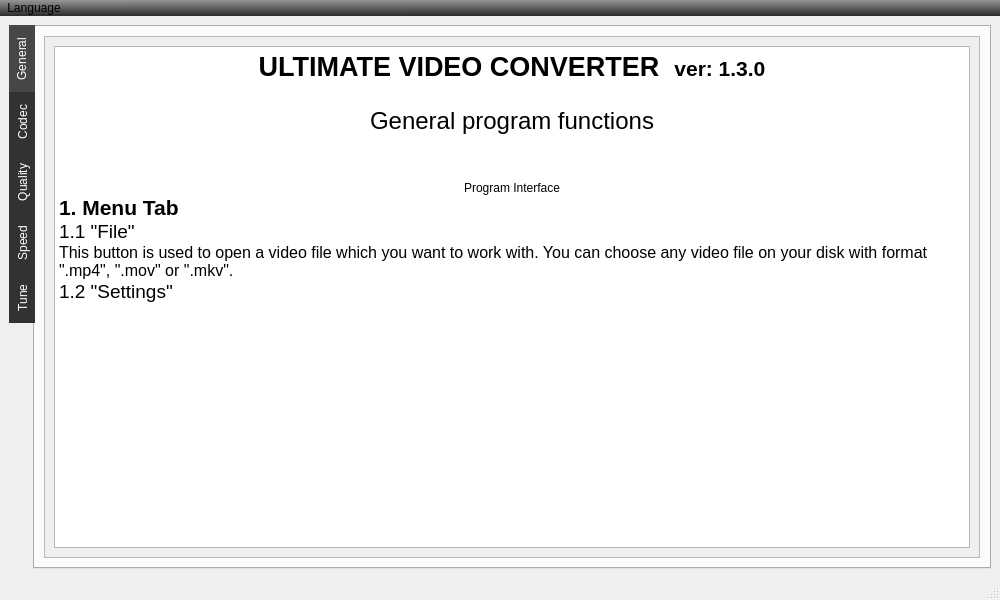
<?xml version="1.0" encoding="UTF-8"?>
<ui version="4.0">
 <class>MainWindow</class>
 <widget class="QMainWindow" name="MainWindow">
  <property name="geometry">
   <rect>
    <x>0</x>
    <y>0</y>
    <width>1000</width>
    <height>600</height>
   </rect>
  </property>
  <property name="windowTitle">
   <string>MainWindow</string>
  </property>
  <property name="styleSheet">
   <string notr="true">color: rgb(255, 255, 255);
background-color: rgb(42, 42, 42);
QMenuBar {
    background-color: qlineargradient(x1:0, y1:0, x2:0, y2:1,
                                      stop:0 lightgray, stop:1 darkgray);
    spacing: 3px; /* spacing between menu bar items */
}
</string>
  </property>
  <property name="locale">
   <locale language="English" country="UnitedStates"/>
  </property>
  <widget class="QWidget" name="centralwidget">
   <layout class="QHBoxLayout" name="horizontalLayout_6">
    <item>
     <widget class="QTabWidget" name="tabWidget">
      <property name="sizePolicy">
       <sizepolicy hsizetype="Expanding" vsizetype="Expanding">
        <horstretch>0</horstretch>
        <verstretch>0</verstretch>
       </sizepolicy>
      </property>
      <property name="styleSheet">
       <string notr="true">QTabBar::tab{
color: rgb(255, 255, 255);
background-color: rgb(50, 50, 50);
}
QTabBar::tab:selected{
color: rgb(255, 255, 255);
background-color: rgb(70, 70, 70);
}</string>
      </property>
      <property name="tabPosition">
       <enum>QTabWidget::West</enum>
      </property>
      <property name="tabShape">
       <enum>QTabWidget::Rounded</enum>
      </property>
      <property name="currentIndex">
       <number>0</number>
      </property>
      <property name="elideMode">
       <enum>Qt::ElideNone</enum>
      </property>
      <property name="documentMode">
       <bool>false</bool>
      </property>
      <property name="tabsClosable">
       <bool>false</bool>
      </property>
      <property name="movable">
       <bool>false</bool>
      </property>
      <property name="tabBarAutoHide">
       <bool>false</bool>
      </property>
      <widget class="QWidget" name="tab_1">
       <attribute name="title">
        <string>General</string>
       </attribute>
       <layout class="QHBoxLayout" name="horizontalLayout_2">
        <item>
         <widget class="QScrollArea" name="scrollArea_5">
          <property name="widgetResizable">
           <bool>true</bool>
          </property>
          <widget class="QWidget" name="scrollAreaWidgetContents_6">
           <property name="geometry">
            <rect>
             <x>0</x>
             <y>0</y>
             <width>932</width>
             <height>518</height>
            </rect>
           </property>
           <layout class="QHBoxLayout" name="horizontalLayout_5">
            <item>
             <widget class="QTextBrowser" name="textBrowser_3">
              <property name="html">
               <string>&lt;!DOCTYPE HTML PUBLIC &quot;-//W3C//DTD HTML 4.0//EN&quot; &quot;http://www.w3.org/TR/REC-html40/strict.dtd&quot;&gt;
&lt;html&gt;&lt;head&gt;&lt;meta name=&quot;qrichtext&quot; content=&quot;1&quot; /&gt;&lt;meta charset=&quot;utf-8&quot; /&gt;&lt;style type=&quot;text/css&quot;&gt;
p, li { white-space: pre-wrap; }
hr { height: 1px; border-width: 0; }
li.unchecked::marker { content: &quot;\2610&quot;; }
li.checked::marker { content: &quot;\2612&quot;; }
&lt;/style&gt;&lt;/head&gt;&lt;body style=&quot; font-family:'Segoe UI'; font-size:9pt; font-weight:400; font-style:normal;&quot;&gt;
&lt;p align=&quot;center&quot; style=&quot; margin-top:0px; margin-bottom:0px; margin-left:0px; margin-right:0px; -qt-block-indent:0; text-indent:0px;&quot;&gt;&lt;span style=&quot; font-size:20pt; font-weight:700;&quot;&gt;ULTIMATE VIDEO CONVERTER  &lt;/span&gt;&lt;span style=&quot; font-size:16pt; font-weight:700;&quot;&gt;ver: 1.3.0&lt;/span&gt;&lt;/p&gt;
&lt;p style=&quot;-qt-paragraph-type:empty; margin-top:0px; margin-bottom:0px; margin-left:0px; margin-right:0px; -qt-block-indent:0; text-indent:0px; font-size:16pt; font-weight:700;&quot;&gt;&lt;br /&gt;&lt;/p&gt;
&lt;p align=&quot;center&quot; style=&quot; margin-top:0px; margin-bottom:0px; margin-left:0px; margin-right:0px; -qt-block-indent:0; text-indent:0px;&quot;&gt;&lt;span style=&quot; font-size:18pt;&quot;&gt;General program functions&lt;/span&gt;&lt;/p&gt;
&lt;p style=&quot;-qt-paragraph-type:empty; margin-top:0px; margin-bottom:0px; margin-left:0px; margin-right:0px; -qt-block-indent:0; text-indent:0px; font-size:14pt;&quot;&gt;&lt;br /&gt;&lt;/p&gt;
&lt;p align=&quot;center&quot; style=&quot; margin-top:0px; margin-bottom:0px; margin-left:0px; margin-right:0px; -qt-block-indent:0; text-indent:0px;&quot;&gt;&lt;span style=&quot; font-size:14pt;&quot;&gt; 	&lt;/span&gt;&lt;img src=&quot;Help/MainWindow_1.png&quot; /&gt;&lt;/p&gt;
&lt;p align=&quot;center&quot; style=&quot; margin-top:0px; margin-bottom:0px; margin-left:0px; margin-right:0px; -qt-block-indent:0; text-indent:0px;&quot;&gt;Program Interface&lt;/p&gt;
&lt;p style=&quot; margin-top:0px; margin-bottom:0px; margin-left:0px; margin-right:0px; -qt-block-indent:0; text-indent:0px;&quot;&gt;&lt;span style=&quot; font-size:16pt; font-weight:700;&quot;&gt;1. Menu Tab&lt;/span&gt;&lt;/p&gt;
&lt;p style=&quot; margin-top:0px; margin-bottom:0px; margin-left:0px; margin-right:0px; -qt-block-indent:0; text-indent:0px;&quot;&gt;&lt;span style=&quot; font-size:14pt;&quot;&gt;1.1 &amp;quot;File&amp;quot;&lt;/span&gt;&lt;/p&gt;
&lt;p style=&quot; margin-top:0px; margin-bottom:0px; margin-left:0px; margin-right:0px; -qt-block-indent:0; text-indent:0px;&quot;&gt;&lt;span style=&quot; font-size:12pt;&quot;&gt;This button is used to open a video file which you want to work with. You can choose any video file on your disk with format &amp;quot;.mp4&amp;quot;, &amp;quot;.mov&amp;quot; or &amp;quot;.mkv&amp;quot;.&lt;/span&gt;&lt;/p&gt;
&lt;p style=&quot; margin-top:0px; margin-bottom:0px; margin-left:0px; margin-right:0px; -qt-block-indent:0; text-indent:0px;&quot;&gt;&lt;span style=&quot; font-size:14pt;&quot;&gt;1.2 &amp;quot;Settings&amp;quot;&lt;/span&gt;&lt;/p&gt;
&lt;p align=&quot;center&quot; style=&quot; margin-top:0px; margin-bottom:0px; margin-left:0px; margin-right:0px; -qt-block-indent:0; text-indent:0px;&quot;&gt;&lt;span style=&quot; font-size:14pt;&quot;&gt; 	&lt;/span&gt;&lt;img src=&quot;Help/Settings_1.png&quot; /&gt;&lt;/p&gt;
&lt;p style=&quot;-qt-paragraph-type:empty; margin-top:0px; margin-bottom:0px; margin-left:0px; margin-right:0px; -qt-block-indent:0; text-indent:0px; font-size:14pt;&quot;&gt;&lt;br /&gt;&lt;/p&gt;
&lt;p style=&quot;-qt-paragraph-type:empty; margin-top:0px; margin-bottom:0px; margin-left:0px; margin-right:0px; -qt-block-indent:0; text-indent:0px; font-size:14pt;&quot;&gt;&lt;br /&gt;&lt;/p&gt;
&lt;p style=&quot;-qt-paragraph-type:empty; margin-top:0px; margin-bottom:0px; margin-left:0px; margin-right:0px; -qt-block-indent:0; text-indent:0px;&quot;&gt;&lt;br /&gt;&lt;/p&gt;&lt;/body&gt;&lt;/html&gt;</string>
              </property>
             </widget>
            </item>
           </layout>
          </widget>
         </widget>
        </item>
       </layout>
      </widget>
      <widget class="QWidget" name="tab_2">
       <attribute name="title">
        <string>Codec</string>
       </attribute>
       <layout class="QHBoxLayout" name="horizontalLayout_4">
        <item>
         <widget class="QScrollArea" name="scrollArea_4">
          <property name="widgetResizable">
           <bool>true</bool>
          </property>
          <widget class="QWidget" name="scrollAreaWidgetContents_5">
           <property name="geometry">
            <rect>
             <x>0</x>
             <y>0</y>
             <width>932</width>
             <height>518</height>
            </rect>
           </property>
           <layout class="QHBoxLayout" name="horizontalLayout_7">
            <item>
             <widget class="QTextBrowser" name="textBrowser_4"/>
            </item>
           </layout>
          </widget>
         </widget>
        </item>
       </layout>
      </widget>
      <widget class="QWidget" name="tab_3">
       <attribute name="title">
        <string>Quality</string>
       </attribute>
       <layout class="QHBoxLayout" name="horizontalLayout_3">
        <item>
         <widget class="QScrollArea" name="scrollArea_3">
          <property name="widgetResizable">
           <bool>true</bool>
          </property>
          <widget class="QWidget" name="scrollAreaWidgetContents_4">
           <property name="geometry">
            <rect>
             <x>0</x>
             <y>0</y>
             <width>932</width>
             <height>518</height>
            </rect>
           </property>
           <layout class="QHBoxLayout" name="horizontalLayout_8">
            <item>
             <widget class="QTextBrowser" name="textBrowser_5"/>
            </item>
           </layout>
          </widget>
         </widget>
        </item>
       </layout>
      </widget>
      <widget class="QWidget" name="tab_4">
       <attribute name="title">
        <string>Speed</string>
       </attribute>
       <layout class="QHBoxLayout" name="horizontalLayout">
        <item>
         <widget class="QScrollArea" name="scrollArea">
          <property name="widgetResizable">
           <bool>true</bool>
          </property>
          <widget class="QWidget" name="scrollAreaWidgetContents">
           <property name="geometry">
            <rect>
             <x>0</x>
             <y>0</y>
             <width>932</width>
             <height>518</height>
            </rect>
           </property>
           <layout class="QHBoxLayout" name="horizontalLayout_9">
            <item>
             <widget class="QTextBrowser" name="textBrowser_6">
              <property name="html">
               <string>&lt;!DOCTYPE HTML PUBLIC &quot;-//W3C//DTD HTML 4.0//EN&quot; &quot;http://www.w3.org/TR/REC-html40/strict.dtd&quot;&gt;
&lt;html&gt;&lt;head&gt;&lt;meta name=&quot;qrichtext&quot; content=&quot;1&quot; /&gt;&lt;meta charset=&quot;utf-8&quot; /&gt;&lt;style type=&quot;text/css&quot;&gt;
p, li { white-space: pre-wrap; }
hr { height: 1px; border-width: 0; }
li.unchecked::marker { content: &quot;\2610&quot;; }
li.checked::marker { content: &quot;\2612&quot;; }
&lt;/style&gt;&lt;/head&gt;&lt;body style=&quot; font-family:'Segoe UI'; font-size:9pt; font-weight:400; font-style:normal;&quot;&gt;
&lt;p style=&quot; margin-top:0px; margin-bottom:0px; margin-left:0px; margin-right:0px; -qt-block-indent:0; text-indent:0px;&quot;&gt;1&lt;/p&gt;
&lt;p style=&quot;-qt-paragraph-type:empty; margin-top:0px; margin-bottom:0px; margin-left:0px; margin-right:0px; -qt-block-indent:0; text-indent:0px;&quot;&gt;&lt;br /&gt;&lt;/p&gt;
&lt;p style=&quot;-qt-paragraph-type:empty; margin-top:0px; margin-bottom:0px; margin-left:0px; margin-right:0px; -qt-block-indent:0; text-indent:0px;&quot;&gt;&lt;br /&gt;&lt;/p&gt;
&lt;p style=&quot;-qt-paragraph-type:empty; margin-top:0px; margin-bottom:0px; margin-left:0px; margin-right:0px; -qt-block-indent:0; text-indent:0px;&quot;&gt;&lt;br /&gt;&lt;/p&gt;
&lt;p style=&quot;-qt-paragraph-type:empty; margin-top:0px; margin-bottom:0px; margin-left:0px; margin-right:0px; -qt-block-indent:0; text-indent:0px;&quot;&gt;&lt;br /&gt;&lt;/p&gt;
&lt;p style=&quot;-qt-paragraph-type:empty; margin-top:0px; margin-bottom:0px; margin-left:0px; margin-right:0px; -qt-block-indent:0; text-indent:0px;&quot;&gt;&lt;br /&gt;&lt;/p&gt;
&lt;p style=&quot;-qt-paragraph-type:empty; margin-top:0px; margin-bottom:0px; margin-left:0px; margin-right:0px; -qt-block-indent:0; text-indent:0px;&quot;&gt;&lt;br /&gt;&lt;/p&gt;
&lt;p style=&quot;-qt-paragraph-type:empty; margin-top:0px; margin-bottom:0px; margin-left:0px; margin-right:0px; -qt-block-indent:0; text-indent:0px;&quot;&gt;&lt;br /&gt;&lt;/p&gt;
&lt;p style=&quot;-qt-paragraph-type:empty; margin-top:0px; margin-bottom:0px; margin-left:0px; margin-right:0px; -qt-block-indent:0; text-indent:0px;&quot;&gt;&lt;br /&gt;&lt;/p&gt;
&lt;p style=&quot;-qt-paragraph-type:empty; margin-top:0px; margin-bottom:0px; margin-left:0px; margin-right:0px; -qt-block-indent:0; text-indent:0px;&quot;&gt;&lt;br /&gt;&lt;/p&gt;
&lt;p style=&quot;-qt-paragraph-type:empty; margin-top:0px; margin-bottom:0px; margin-left:0px; margin-right:0px; -qt-block-indent:0; text-indent:0px;&quot;&gt;&lt;br /&gt;&lt;/p&gt;
&lt;p style=&quot;-qt-paragraph-type:empty; margin-top:0px; margin-bottom:0px; margin-left:0px; margin-right:0px; -qt-block-indent:0; text-indent:0px;&quot;&gt;&lt;br /&gt;&lt;/p&gt;
&lt;p style=&quot;-qt-paragraph-type:empty; margin-top:0px; margin-bottom:0px; margin-left:0px; margin-right:0px; -qt-block-indent:0; text-indent:0px;&quot;&gt;&lt;br /&gt;&lt;/p&gt;
&lt;p style=&quot;-qt-paragraph-type:empty; margin-top:0px; margin-bottom:0px; margin-left:0px; margin-right:0px; -qt-block-indent:0; text-indent:0px;&quot;&gt;&lt;br /&gt;&lt;/p&gt;
&lt;p style=&quot;-qt-paragraph-type:empty; margin-top:0px; margin-bottom:0px; margin-left:0px; margin-right:0px; -qt-block-indent:0; text-indent:0px;&quot;&gt;&lt;br /&gt;&lt;/p&gt;
&lt;p style=&quot;-qt-paragraph-type:empty; margin-top:0px; margin-bottom:0px; margin-left:0px; margin-right:0px; -qt-block-indent:0; text-indent:0px;&quot;&gt;&lt;br /&gt;&lt;/p&gt;
&lt;p style=&quot;-qt-paragraph-type:empty; margin-top:0px; margin-bottom:0px; margin-left:0px; margin-right:0px; -qt-block-indent:0; text-indent:0px;&quot;&gt;&lt;br /&gt;&lt;/p&gt;
&lt;p style=&quot;-qt-paragraph-type:empty; margin-top:0px; margin-bottom:0px; margin-left:0px; margin-right:0px; -qt-block-indent:0; text-indent:0px;&quot;&gt;&lt;br /&gt;&lt;/p&gt;
&lt;p style=&quot;-qt-paragraph-type:empty; margin-top:0px; margin-bottom:0px; margin-left:0px; margin-right:0px; -qt-block-indent:0; text-indent:0px;&quot;&gt;&lt;br /&gt;&lt;/p&gt;
&lt;p style=&quot;-qt-paragraph-type:empty; margin-top:0px; margin-bottom:0px; margin-left:0px; margin-right:0px; -qt-block-indent:0; text-indent:0px;&quot;&gt;&lt;br /&gt;&lt;/p&gt;
&lt;p style=&quot;-qt-paragraph-type:empty; margin-top:0px; margin-bottom:0px; margin-left:0px; margin-right:0px; -qt-block-indent:0; text-indent:0px;&quot;&gt;&lt;br /&gt;&lt;/p&gt;
&lt;p style=&quot;-qt-paragraph-type:empty; margin-top:0px; margin-bottom:0px; margin-left:0px; margin-right:0px; -qt-block-indent:0; text-indent:0px;&quot;&gt;&lt;br /&gt;&lt;/p&gt;
&lt;p style=&quot;-qt-paragraph-type:empty; margin-top:0px; margin-bottom:0px; margin-left:0px; margin-right:0px; -qt-block-indent:0; text-indent:0px;&quot;&gt;&lt;br /&gt;&lt;/p&gt;
&lt;p style=&quot;-qt-paragraph-type:empty; margin-top:0px; margin-bottom:0px; margin-left:0px; margin-right:0px; -qt-block-indent:0; text-indent:0px;&quot;&gt;&lt;br /&gt;&lt;/p&gt;
&lt;p style=&quot;-qt-paragraph-type:empty; margin-top:0px; margin-bottom:0px; margin-left:0px; margin-right:0px; -qt-block-indent:0; text-indent:0px;&quot;&gt;&lt;br /&gt;&lt;/p&gt;
&lt;p style=&quot;-qt-paragraph-type:empty; margin-top:0px; margin-bottom:0px; margin-left:0px; margin-right:0px; -qt-block-indent:0; text-indent:0px;&quot;&gt;&lt;br /&gt;&lt;/p&gt;
&lt;p style=&quot;-qt-paragraph-type:empty; margin-top:0px; margin-bottom:0px; margin-left:0px; margin-right:0px; -qt-block-indent:0; text-indent:0px;&quot;&gt;&lt;br /&gt;&lt;/p&gt;
&lt;p style=&quot;-qt-paragraph-type:empty; margin-top:0px; margin-bottom:0px; margin-left:0px; margin-right:0px; -qt-block-indent:0; text-indent:0px;&quot;&gt;&lt;br /&gt;&lt;/p&gt;
&lt;p style=&quot;-qt-paragraph-type:empty; margin-top:0px; margin-bottom:0px; margin-left:0px; margin-right:0px; -qt-block-indent:0; text-indent:0px;&quot;&gt;&lt;br /&gt;&lt;/p&gt;
&lt;p style=&quot;-qt-paragraph-type:empty; margin-top:0px; margin-bottom:0px; margin-left:0px; margin-right:0px; -qt-block-indent:0; text-indent:0px;&quot;&gt;&lt;br /&gt;&lt;/p&gt;
&lt;p style=&quot;-qt-paragraph-type:empty; margin-top:0px; margin-bottom:0px; margin-left:0px; margin-right:0px; -qt-block-indent:0; text-indent:0px;&quot;&gt;&lt;br /&gt;&lt;/p&gt;
&lt;p style=&quot;-qt-paragraph-type:empty; margin-top:0px; margin-bottom:0px; margin-left:0px; margin-right:0px; -qt-block-indent:0; text-indent:0px;&quot;&gt;&lt;br /&gt;&lt;/p&gt;
&lt;p style=&quot;-qt-paragraph-type:empty; margin-top:0px; margin-bottom:0px; margin-left:0px; margin-right:0px; -qt-block-indent:0; text-indent:0px;&quot;&gt;&lt;br /&gt;&lt;/p&gt;
&lt;p style=&quot;-qt-paragraph-type:empty; margin-top:0px; margin-bottom:0px; margin-left:0px; margin-right:0px; -qt-block-indent:0; text-indent:0px;&quot;&gt;&lt;br /&gt;&lt;/p&gt;
&lt;p style=&quot;-qt-paragraph-type:empty; margin-top:0px; margin-bottom:0px; margin-left:0px; margin-right:0px; -qt-block-indent:0; text-indent:0px;&quot;&gt;&lt;br /&gt;&lt;/p&gt;
&lt;p style=&quot;-qt-paragraph-type:empty; margin-top:0px; margin-bottom:0px; margin-left:0px; margin-right:0px; -qt-block-indent:0; text-indent:0px;&quot;&gt;&lt;br /&gt;&lt;/p&gt;
&lt;p style=&quot;-qt-paragraph-type:empty; margin-top:0px; margin-bottom:0px; margin-left:0px; margin-right:0px; -qt-block-indent:0; text-indent:0px;&quot;&gt;&lt;br /&gt;&lt;/p&gt;
&lt;p style=&quot;-qt-paragraph-type:empty; margin-top:0px; margin-bottom:0px; margin-left:0px; margin-right:0px; -qt-block-indent:0; text-indent:0px;&quot;&gt;&lt;br /&gt;&lt;/p&gt;
&lt;p style=&quot;-qt-paragraph-type:empty; margin-top:0px; margin-bottom:0px; margin-left:0px; margin-right:0px; -qt-block-indent:0; text-indent:0px;&quot;&gt;&lt;br /&gt;&lt;/p&gt;
&lt;p style=&quot;-qt-paragraph-type:empty; margin-top:0px; margin-bottom:0px; margin-left:0px; margin-right:0px; -qt-block-indent:0; text-indent:0px;&quot;&gt;&lt;br /&gt;&lt;/p&gt;
&lt;p style=&quot;-qt-paragraph-type:empty; margin-top:0px; margin-bottom:0px; margin-left:0px; margin-right:0px; -qt-block-indent:0; text-indent:0px;&quot;&gt;&lt;br /&gt;&lt;/p&gt;
&lt;p style=&quot;-qt-paragraph-type:empty; margin-top:0px; margin-bottom:0px; margin-left:0px; margin-right:0px; -qt-block-indent:0; text-indent:0px;&quot;&gt;&lt;br /&gt;&lt;/p&gt;
&lt;p style=&quot; margin-top:0px; margin-bottom:0px; margin-left:0px; margin-right:0px; -qt-block-indent:0; text-indent:0px;&quot;&gt;1&lt;/p&gt;&lt;/body&gt;&lt;/html&gt;</string>
              </property>
             </widget>
            </item>
           </layout>
          </widget>
         </widget>
        </item>
       </layout>
      </widget>
      <widget class="QWidget" name="tab_5">
       <attribute name="title">
        <string>Tune</string>
       </attribute>
       <layout class="QGridLayout" name="gridLayout_2">
        <item row="0" column="0">
         <widget class="QScrollArea" name="scrollArea_2">
          <property name="verticalScrollBarPolicy">
           <enum>Qt::ScrollBarAsNeeded</enum>
          </property>
          <property name="sizeAdjustPolicy">
           <enum>QAbstractScrollArea::AdjustIgnored</enum>
          </property>
          <property name="widgetResizable">
           <bool>true</bool>
          </property>
          <property name="alignment">
           <set>Qt::AlignRight|Qt::AlignTrailing|Qt::AlignVCenter</set>
          </property>
          <widget class="QWidget" name="scrollAreaWidgetContents_2">
           <property name="geometry">
            <rect>
             <x>0</x>
             <y>0</y>
             <width>932</width>
             <height>518</height>
            </rect>
           </property>
           <layout class="QFormLayout" name="formLayout">
            <item row="0" column="0" colspan="2">
             <widget class="QTextBrowser" name="textBrowser">
              <property name="tabChangesFocus">
               <bool>false</bool>
              </property>
              <property name="html">
               <string>&lt;!DOCTYPE HTML PUBLIC &quot;-//W3C//DTD HTML 4.0//EN&quot; &quot;http://www.w3.org/TR/REC-html40/strict.dtd&quot;&gt;
&lt;html&gt;&lt;head&gt;&lt;meta name=&quot;qrichtext&quot; content=&quot;1&quot; /&gt;&lt;meta charset=&quot;utf-8&quot; /&gt;&lt;style type=&quot;text/css&quot;&gt;
p, li { white-space: pre-wrap; }
hr { height: 1px; border-width: 0; }
li.unchecked::marker { content: &quot;\2610&quot;; }
li.checked::marker { content: &quot;\2612&quot;; }
&lt;/style&gt;&lt;/head&gt;&lt;body style=&quot; font-family:'Segoe UI'; font-size:9pt; font-weight:400; font-style:normal;&quot;&gt;
&lt;p style=&quot; margin-top:0px; margin-bottom:0px; margin-left:0px; margin-right:0px; -qt-block-indent:0; text-indent:0px;&quot;&gt;&lt;span style=&quot; font-size:14pt;&quot;&gt;1&lt;/span&gt;&lt;/p&gt;
&lt;p style=&quot;-qt-paragraph-type:empty; margin-top:0px; margin-bottom:0px; margin-left:0px; margin-right:0px; -qt-block-indent:0; text-indent:0px; font-size:14pt;&quot;&gt;&lt;br /&gt;&lt;/p&gt;
&lt;p style=&quot;-qt-paragraph-type:empty; margin-top:0px; margin-bottom:0px; margin-left:0px; margin-right:0px; -qt-block-indent:0; text-indent:0px;&quot;&gt;&lt;br /&gt;&lt;/p&gt;
&lt;p style=&quot;-qt-paragraph-type:empty; margin-top:0px; margin-bottom:0px; margin-left:0px; margin-right:0px; -qt-block-indent:0; text-indent:0px;&quot;&gt;&lt;br /&gt;&lt;/p&gt;
&lt;p style=&quot;-qt-paragraph-type:empty; margin-top:0px; margin-bottom:0px; margin-left:0px; margin-right:0px; -qt-block-indent:0; text-indent:0px;&quot;&gt;&lt;br /&gt;&lt;/p&gt;
&lt;p style=&quot;-qt-paragraph-type:empty; margin-top:0px; margin-bottom:0px; margin-left:0px; margin-right:0px; -qt-block-indent:0; text-indent:0px;&quot;&gt;&lt;br /&gt;&lt;/p&gt;
&lt;p style=&quot;-qt-paragraph-type:empty; margin-top:0px; margin-bottom:0px; margin-left:0px; margin-right:0px; -qt-block-indent:0; text-indent:0px;&quot;&gt;&lt;br /&gt;&lt;/p&gt;
&lt;p style=&quot;-qt-paragraph-type:empty; margin-top:0px; margin-bottom:0px; margin-left:0px; margin-right:0px; -qt-block-indent:0; text-indent:0px;&quot;&gt;&lt;br /&gt;&lt;/p&gt;
&lt;p style=&quot;-qt-paragraph-type:empty; margin-top:0px; margin-bottom:0px; margin-left:0px; margin-right:0px; -qt-block-indent:0; text-indent:0px;&quot;&gt;&lt;br /&gt;&lt;/p&gt;
&lt;p style=&quot;-qt-paragraph-type:empty; margin-top:0px; margin-bottom:0px; margin-left:0px; margin-right:0px; -qt-block-indent:0; text-indent:0px;&quot;&gt;&lt;br /&gt;&lt;/p&gt;
&lt;p style=&quot;-qt-paragraph-type:empty; margin-top:0px; margin-bottom:0px; margin-left:0px; margin-right:0px; -qt-block-indent:0; text-indent:0px;&quot;&gt;&lt;br /&gt;&lt;/p&gt;
&lt;p style=&quot;-qt-paragraph-type:empty; margin-top:0px; margin-bottom:0px; margin-left:0px; margin-right:0px; -qt-block-indent:0; text-indent:0px;&quot;&gt;&lt;br /&gt;&lt;/p&gt;
&lt;p style=&quot;-qt-paragraph-type:empty; margin-top:0px; margin-bottom:0px; margin-left:0px; margin-right:0px; -qt-block-indent:0; text-indent:0px;&quot;&gt;&lt;br /&gt;&lt;/p&gt;
&lt;p style=&quot;-qt-paragraph-type:empty; margin-top:0px; margin-bottom:0px; margin-left:0px; margin-right:0px; -qt-block-indent:0; text-indent:0px;&quot;&gt;&lt;br /&gt;&lt;/p&gt;
&lt;p style=&quot;-qt-paragraph-type:empty; margin-top:0px; margin-bottom:0px; margin-left:0px; margin-right:0px; -qt-block-indent:0; text-indent:0px;&quot;&gt;&lt;br /&gt;&lt;/p&gt;
&lt;p style=&quot;-qt-paragraph-type:empty; margin-top:0px; margin-bottom:0px; margin-left:0px; margin-right:0px; -qt-block-indent:0; text-indent:0px;&quot;&gt;&lt;br /&gt;&lt;/p&gt;
&lt;p style=&quot;-qt-paragraph-type:empty; margin-top:0px; margin-bottom:0px; margin-left:0px; margin-right:0px; -qt-block-indent:0; text-indent:0px;&quot;&gt;&lt;br /&gt;&lt;/p&gt;
&lt;p style=&quot;-qt-paragraph-type:empty; margin-top:0px; margin-bottom:0px; margin-left:0px; margin-right:0px; -qt-block-indent:0; text-indent:0px;&quot;&gt;&lt;br /&gt;&lt;/p&gt;
&lt;p style=&quot;-qt-paragraph-type:empty; margin-top:0px; margin-bottom:0px; margin-left:0px; margin-right:0px; -qt-block-indent:0; text-indent:0px;&quot;&gt;&lt;br /&gt;&lt;/p&gt;
&lt;p style=&quot;-qt-paragraph-type:empty; margin-top:0px; margin-bottom:0px; margin-left:0px; margin-right:0px; -qt-block-indent:0; text-indent:0px;&quot;&gt;&lt;br /&gt;&lt;/p&gt;
&lt;p style=&quot;-qt-paragraph-type:empty; margin-top:0px; margin-bottom:0px; margin-left:0px; margin-right:0px; -qt-block-indent:0; text-indent:0px;&quot;&gt;&lt;br /&gt;&lt;/p&gt;
&lt;p style=&quot;-qt-paragraph-type:empty; margin-top:0px; margin-bottom:0px; margin-left:0px; margin-right:0px; -qt-block-indent:0; text-indent:0px;&quot;&gt;&lt;br /&gt;&lt;/p&gt;
&lt;p style=&quot;-qt-paragraph-type:empty; margin-top:0px; margin-bottom:0px; margin-left:0px; margin-right:0px; -qt-block-indent:0; text-indent:0px;&quot;&gt;&lt;br /&gt;&lt;/p&gt;
&lt;p style=&quot;-qt-paragraph-type:empty; margin-top:0px; margin-bottom:0px; margin-left:0px; margin-right:0px; -qt-block-indent:0; text-indent:0px;&quot;&gt;&lt;br /&gt;&lt;/p&gt;
&lt;p style=&quot;-qt-paragraph-type:empty; margin-top:0px; margin-bottom:0px; margin-left:0px; margin-right:0px; -qt-block-indent:0; text-indent:0px;&quot;&gt;&lt;br /&gt;&lt;/p&gt;
&lt;p style=&quot;-qt-paragraph-type:empty; margin-top:0px; margin-bottom:0px; margin-left:0px; margin-right:0px; -qt-block-indent:0; text-indent:0px;&quot;&gt;&lt;br /&gt;&lt;/p&gt;
&lt;p style=&quot;-qt-paragraph-type:empty; margin-top:0px; margin-bottom:0px; margin-left:0px; margin-right:0px; -qt-block-indent:0; text-indent:0px;&quot;&gt;&lt;br /&gt;&lt;/p&gt;
&lt;p style=&quot;-qt-paragraph-type:empty; margin-top:0px; margin-bottom:0px; margin-left:0px; margin-right:0px; -qt-block-indent:0; text-indent:0px;&quot;&gt;&lt;br /&gt;&lt;/p&gt;
&lt;p style=&quot;-qt-paragraph-type:empty; margin-top:0px; margin-bottom:0px; margin-left:0px; margin-right:0px; -qt-block-indent:0; text-indent:0px;&quot;&gt;&lt;br /&gt;&lt;/p&gt;
&lt;p style=&quot;-qt-paragraph-type:empty; margin-top:0px; margin-bottom:0px; margin-left:0px; margin-right:0px; -qt-block-indent:0; text-indent:0px;&quot;&gt;&lt;br /&gt;&lt;/p&gt;
&lt;p style=&quot;-qt-paragraph-type:empty; margin-top:0px; margin-bottom:0px; margin-left:0px; margin-right:0px; -qt-block-indent:0; text-indent:0px;&quot;&gt;&lt;br /&gt;&lt;/p&gt;
&lt;p style=&quot;-qt-paragraph-type:empty; margin-top:0px; margin-bottom:0px; margin-left:0px; margin-right:0px; -qt-block-indent:0; text-indent:0px;&quot;&gt;&lt;br /&gt;&lt;/p&gt;
&lt;p style=&quot;-qt-paragraph-type:empty; margin-top:0px; margin-bottom:0px; margin-left:0px; margin-right:0px; -qt-block-indent:0; text-indent:0px;&quot;&gt;&lt;br /&gt;&lt;/p&gt;
&lt;p style=&quot;-qt-paragraph-type:empty; margin-top:0px; margin-bottom:0px; margin-left:0px; margin-right:0px; -qt-block-indent:0; text-indent:0px;&quot;&gt;&lt;br /&gt;&lt;/p&gt;
&lt;p style=&quot;-qt-paragraph-type:empty; margin-top:0px; margin-bottom:0px; margin-left:0px; margin-right:0px; -qt-block-indent:0; text-indent:0px;&quot;&gt;&lt;br /&gt;&lt;/p&gt;
&lt;p style=&quot;-qt-paragraph-type:empty; margin-top:0px; margin-bottom:0px; margin-left:0px; margin-right:0px; -qt-block-indent:0; text-indent:0px;&quot;&gt;&lt;br /&gt;&lt;/p&gt;
&lt;p style=&quot;-qt-paragraph-type:empty; margin-top:0px; margin-bottom:0px; margin-left:0px; margin-right:0px; -qt-block-indent:0; text-indent:0px;&quot;&gt;&lt;br /&gt;&lt;/p&gt;
&lt;p style=&quot;-qt-paragraph-type:empty; margin-top:0px; margin-bottom:0px; margin-left:0px; margin-right:0px; -qt-block-indent:0; text-indent:0px;&quot;&gt;&lt;br /&gt;&lt;/p&gt;
&lt;p style=&quot;-qt-paragraph-type:empty; margin-top:0px; margin-bottom:0px; margin-left:0px; margin-right:0px; -qt-block-indent:0; text-indent:0px;&quot;&gt;&lt;br /&gt;&lt;/p&gt;
&lt;p style=&quot;-qt-paragraph-type:empty; margin-top:0px; margin-bottom:0px; margin-left:0px; margin-right:0px; -qt-block-indent:0; text-indent:0px;&quot;&gt;&lt;br /&gt;&lt;/p&gt;
&lt;p style=&quot;-qt-paragraph-type:empty; margin-top:0px; margin-bottom:0px; margin-left:0px; margin-right:0px; -qt-block-indent:0; text-indent:0px;&quot;&gt;&lt;br /&gt;&lt;/p&gt;
&lt;p style=&quot;-qt-paragraph-type:empty; margin-top:0px; margin-bottom:0px; margin-left:0px; margin-right:0px; -qt-block-indent:0; text-indent:0px;&quot;&gt;&lt;br /&gt;&lt;/p&gt;
&lt;p style=&quot;-qt-paragraph-type:empty; margin-top:0px; margin-bottom:0px; margin-left:0px; margin-right:0px; -qt-block-indent:0; text-indent:0px;&quot;&gt;&lt;br /&gt;&lt;/p&gt;
&lt;p style=&quot;-qt-paragraph-type:empty; margin-top:0px; margin-bottom:0px; margin-left:0px; margin-right:0px; -qt-block-indent:0; text-indent:0px;&quot;&gt;&lt;br /&gt;&lt;/p&gt;
&lt;p style=&quot;-qt-paragraph-type:empty; margin-top:0px; margin-bottom:0px; margin-left:0px; margin-right:0px; -qt-block-indent:0; text-indent:0px;&quot;&gt;&lt;br /&gt;&lt;/p&gt;
&lt;p style=&quot;-qt-paragraph-type:empty; margin-top:0px; margin-bottom:0px; margin-left:0px; margin-right:0px; -qt-block-indent:0; text-indent:0px;&quot;&gt;&lt;br /&gt;&lt;/p&gt;
&lt;p style=&quot;-qt-paragraph-type:empty; margin-top:0px; margin-bottom:0px; margin-left:0px; margin-right:0px; -qt-block-indent:0; text-indent:0px;&quot;&gt;&lt;br /&gt;&lt;/p&gt;
&lt;p style=&quot;-qt-paragraph-type:empty; margin-top:0px; margin-bottom:0px; margin-left:0px; margin-right:0px; -qt-block-indent:0; text-indent:0px;&quot;&gt;&lt;br /&gt;&lt;/p&gt;
&lt;p style=&quot;-qt-paragraph-type:empty; margin-top:0px; margin-bottom:0px; margin-left:0px; margin-right:0px; -qt-block-indent:0; text-indent:0px;&quot;&gt;&lt;br /&gt;&lt;/p&gt;
&lt;p style=&quot;-qt-paragraph-type:empty; margin-top:0px; margin-bottom:0px; margin-left:0px; margin-right:0px; -qt-block-indent:0; text-indent:0px;&quot;&gt;&lt;br /&gt;&lt;/p&gt;
&lt;p style=&quot;-qt-paragraph-type:empty; margin-top:0px; margin-bottom:0px; margin-left:0px; margin-right:0px; -qt-block-indent:0; text-indent:0px;&quot;&gt;&lt;br /&gt;&lt;/p&gt;
&lt;p style=&quot;-qt-paragraph-type:empty; margin-top:0px; margin-bottom:0px; margin-left:0px; margin-right:0px; -qt-block-indent:0; text-indent:0px;&quot;&gt;&lt;br /&gt;&lt;/p&gt;
&lt;p style=&quot;-qt-paragraph-type:empty; margin-top:0px; margin-bottom:0px; margin-left:0px; margin-right:0px; -qt-block-indent:0; text-indent:0px;&quot;&gt;&lt;br /&gt;&lt;/p&gt;
&lt;p style=&quot;-qt-paragraph-type:empty; margin-top:0px; margin-bottom:0px; margin-left:0px; margin-right:0px; -qt-block-indent:0; text-indent:0px;&quot;&gt;&lt;br /&gt;&lt;/p&gt;
&lt;p style=&quot;-qt-paragraph-type:empty; margin-top:0px; margin-bottom:0px; margin-left:0px; margin-right:0px; -qt-block-indent:0; text-indent:0px;&quot;&gt;&lt;br /&gt;&lt;/p&gt;
&lt;p style=&quot;-qt-paragraph-type:empty; margin-top:0px; margin-bottom:0px; margin-left:0px; margin-right:0px; -qt-block-indent:0; text-indent:0px;&quot;&gt;&lt;br /&gt;&lt;/p&gt;
&lt;p style=&quot; margin-top:0px; margin-bottom:0px; margin-left:0px; margin-right:0px; -qt-block-indent:0; text-indent:0px;&quot;&gt;5&lt;/p&gt;&lt;/body&gt;&lt;/html&gt;</string>
              </property>
             </widget>
            </item>
           </layout>
          </widget>
         </widget>
        </item>
       </layout>
      </widget>
     </widget>
    </item>
   </layout>
  </widget>
  <widget class="QMenuBar" name="menubar">
   <property name="geometry">
    <rect>
     <x>0</x>
     <y>0</y>
     <width>1000</width>
     <height>18</height>
    </rect>
   </property>
   <property name="styleSheet">
    <string notr="true">QMenuBar {
    background-color: qlineargradient(spread:pad, x1:0.492, y1:1, x2:0.46995, y2:0, stop:0 rgba(42, 42, 42, 255), stop:1 rgba(149, 149, 149, 255));
    spacing: 3px; /* spacing between menu bar items */
}

QMenuBar::item {
    padding: 1px 4px;
    background: transparent;
    border-radius: 4px;
}

QMenuBar::item:selected { /* when selected using mouse or keyboard */
    background: #a8a8a8;
}

QMenuBar::item:pressed {
    background: rgb(0, 0, 0);
}</string>
   </property>
   <property name="locale">
    <locale language="English" country="UnitedStates"/>
   </property>
   <widget class="QMenu" name="menuLanguage">
    <property name="title">
     <string>Language</string>
    </property>
    <addaction name="actionEnglish"/>
    <addaction name="action"/>
   </widget>
   <addaction name="menuLanguage"/>
  </widget>
  <widget class="QStatusBar" name="statusbar"/>
  <action name="actionEnglish">
   <property name="text">
    <string>English</string>
   </property>
  </action>
  <action name="action">
   <property name="text">
    <string>Українська</string>
   </property>
  </action>
 </widget>
 <resources/>
 <connections/>
</ui>
